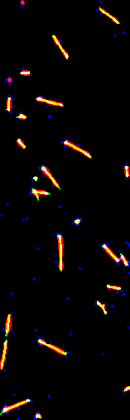
%> input picture core/mt/tmp.png, 130 x 420 px, shrunk from 157 x 509 before the run
$ octave --eval "result = bead_localize(imread('../tmp.png'));"   (GNU Octave 9; MATLAB toolbox functions it lacks are replaced by stand-ins)
%> lines starting %> are read from the running program, lines starting %| are printed output that depends on the picture
function output = bead_localize(img, crop_radius, target_radius)
%% BEAD_LOCALIZE localizes beads in img.

% Input
% img: the input image;
% crop_radius: the radius of cropping circle (in pixel), used to
% fit the Gaussian model;
% target_radius: the radius of target circle (in pixel), used to
% filter the target region;

% Output:
% output = each line: [x0, y0, sigma, mag, z0, exitflag]


if nargin == 1
    crop_radius = 5;
    target_radius = 3;
end

target_area = pi*target_radius^2;
img_height = size(img, 1);
%> img_height = 420
img_width = size(img, 2);
%> img_width = 130

% preprocessing
img_mean = mean(img(:));
%> img_mean = 6.14
img_std = std(img(:));
%> img_std = 35.62
img_bw = (img > (img_mean + 3*img_std)); % segmentation
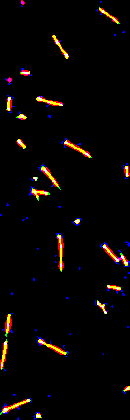
%> img_bw: size 420x130x3 logical; mean R, G, B 0.036, 0.0216, 0.0158
% figure;imshow(img_bw);
se = strel('disk',1);
img_bw2 = imopen(img_bw,se);
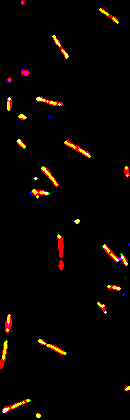
%> img_bw2: size 420x130x3 logical; mean R, G, B 0.0354, 0.0164, 0.00456

% coarse centers
CC = bwconncomp(img_bw2);
%> CC = 38 connected components
% props = regionprops(CC, 'Centroid', 'Area', 'MajorAxisLength', ...
%     'MinorAxisLength', 'PixelIdxList');
props = regionprops(CC, img, 'WeightedCentroid', 'Area', 'MajorAxisLength', ...
    'MinorAxisLength', 'PixelIdxList', 'MaxIntensity');
%> props = 38 regions; largest, Area, WeightedCentroid and MaxIntensity: 278 [116 256.2 1.5] 255, 218 [52.6 347.6 1.4] 255, 218 [78.4 149.5 1.4] 255, 214 [14.7 406.8 1.4] 255, 197 [49.9 176.1 1.4] 255
num_obj = numel(props);
%> num_obj = 38

obj_area = cat(1, props.Area);
%> obj_area = 38 values, max 278 at index 23, min 5 at index 28, mean 81.03
%> (the run ends here)
